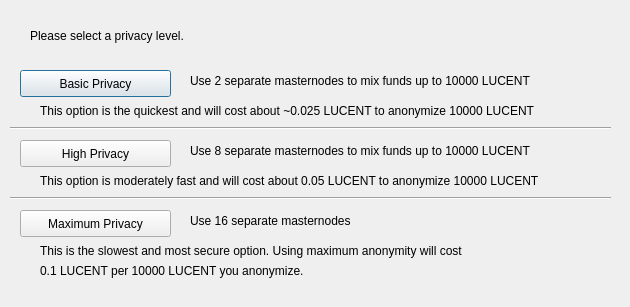
<?xml version="1.0" encoding="UTF-8"?>
<ui version="4.0">
 <class>ObfuscationConfig</class>
 <widget class="QDialog" name="ObfuscationConfig">
  <property name="geometry">
   <rect>
    <x>0</x>
    <y>0</y>
    <width>630</width>
    <height>307</height>
   </rect>
  </property>
  <property name="windowTitle">
   <string>Configure Obfuscation</string>
  </property>
  <widget class="QPushButton" name="buttonBasic">
   <property name="geometry">
    <rect>
     <x>20</x>
     <y>70</y>
     <width>151</width>
     <height>27</height>
    </rect>
   </property>
   <property name="text">
    <string>Basic Privacy</string>
   </property>
  </widget>
  <widget class="QPushButton" name="buttonHigh">
   <property name="geometry">
    <rect>
     <x>20</x>
     <y>140</y>
     <width>151</width>
     <height>27</height>
    </rect>
   </property>
   <property name="text">
    <string>High Privacy</string>
   </property>
  </widget>
  <widget class="QPushButton" name="buttonMax">
   <property name="geometry">
    <rect>
     <x>20</x>
     <y>210</y>
     <width>151</width>
     <height>27</height>
    </rect>
   </property>
   <property name="text">
    <string>Maximum Privacy</string>
   </property>
  </widget>
  <widget class="QLabel" name="label">
   <property name="geometry">
    <rect>
     <x>30</x>
     <y>20</y>
     <width>571</width>
     <height>31</height>
    </rect>
   </property>
   <property name="text">
    <string>Please select a privacy level.</string>
   </property>
  </widget>
  <widget class="QLabel" name="label_2">
   <property name="geometry">
    <rect>
     <x>190</x>
     <y>70</y>
     <width>421</width>
     <height>21</height>
    </rect>
   </property>
   <property name="text">
    <string>Use 2 separate masternodes to mix funds up to 10000 LUCENT</string>
   </property>
  </widget>
  <widget class="QLabel" name="label_3">
   <property name="geometry">
    <rect>
     <x>190</x>
     <y>140</y>
     <width>411</width>
     <height>21</height>
    </rect>
   </property>
   <property name="text">
    <string>Use 8 separate masternodes to mix funds up to 10000 LUCENT</string>
   </property>
  </widget>
  <widget class="QLabel" name="label_4">
   <property name="geometry">
    <rect>
     <x>190</x>
     <y>210</y>
     <width>421</width>
     <height>21</height>
    </rect>
   </property>
   <property name="text">
    <string>Use 16 separate masternodes</string>
   </property>
  </widget>
  <widget class="QLabel" name="label_6">
   <property name="geometry">
    <rect>
     <x>40</x>
     <y>100</y>
     <width>561</width>
     <height>21</height>
    </rect>
   </property>
   <property name="text">
    <string>This option is the quickest and will cost about ~0.025 LUCENT to anonymize 10000 LUCENT</string>
   </property>
  </widget>
  <widget class="QLabel" name="label_7">
   <property name="geometry">
    <rect>
     <x>40</x>
     <y>170</y>
     <width>561</width>
     <height>21</height>
    </rect>
   </property>
   <property name="text">
    <string>This option is moderately fast and will cost about 0.05 LUCENT to anonymize 10000 LUCENT</string>
   </property>
  </widget>
  <widget class="QLabel" name="label_8">
   <property name="geometry">
    <rect>
     <x>40</x>
     <y>240</y>
     <width>561</width>
     <height>21</height>
    </rect>
   </property>
   <property name="text">
    <string>This is the slowest and most secure option. Using maximum anonymity will cost</string>
   </property>
  </widget>
  <widget class="QLabel" name="label_9">
   <property name="geometry">
    <rect>
     <x>40</x>
     <y>260</y>
     <width>561</width>
     <height>21</height>
    </rect>
   </property>
   <property name="text">
    <string>0.1 LUCENT per 10000 LUCENT you anonymize.</string>
   </property>
  </widget>
  <widget class="Line" name="line">
   <property name="geometry">
    <rect>
     <x>10</x>
     <y>120</y>
     <width>601</width>
     <height>16</height>
    </rect>
   </property>
   <property name="orientation">
    <enum>Qt::Horizontal</enum>
   </property>
  </widget>
  <widget class="Line" name="line_2">
   <property name="geometry">
    <rect>
     <x>10</x>
     <y>190</y>
     <width>601</width>
     <height>16</height>
    </rect>
   </property>
   <property name="orientation">
    <enum>Qt::Horizontal</enum>
   </property>
  </widget>
 </widget>
 <resources/>
 <connections/>
</ui>
